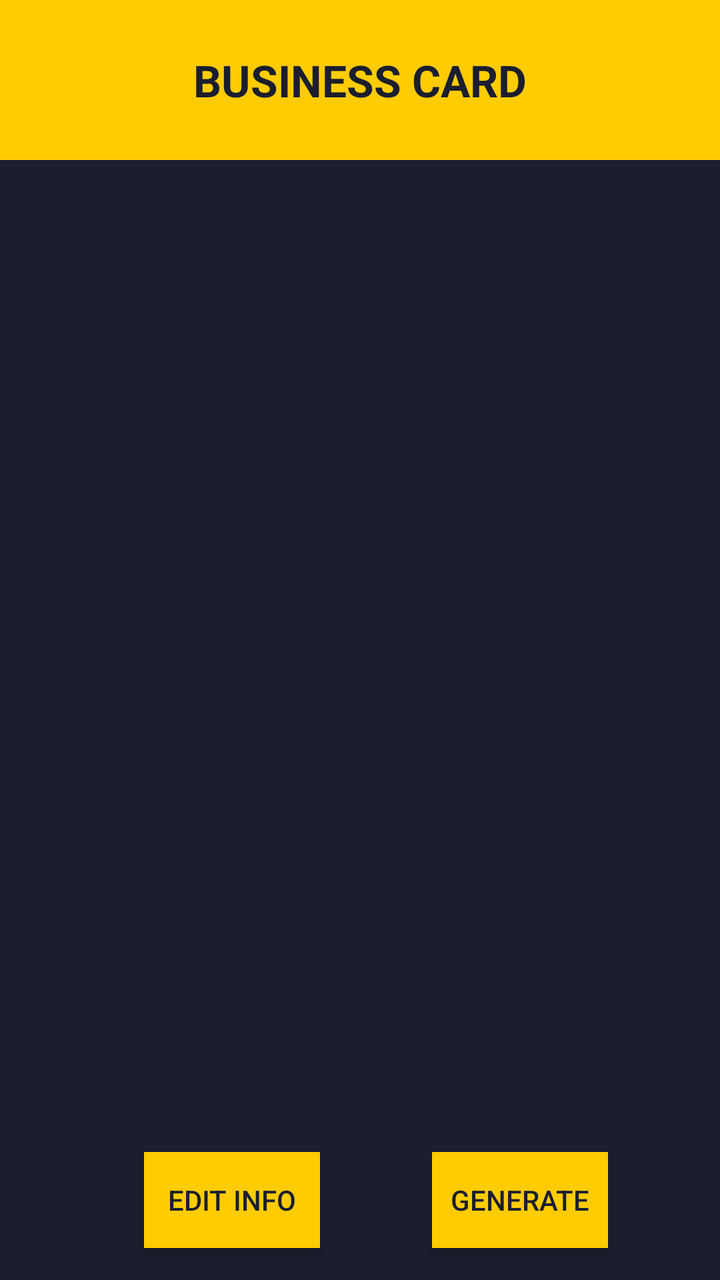
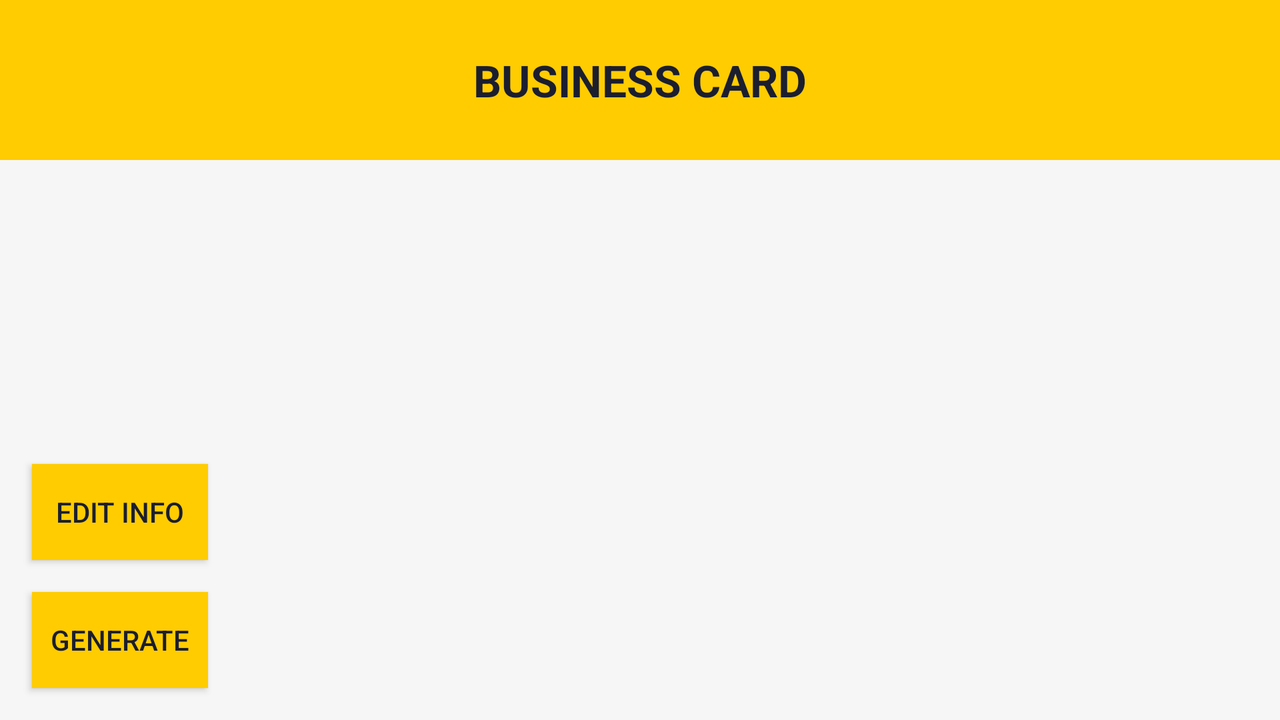

Compare how this app lays out the same screen by default and in its alternative resource folder. The renders come first, then the two layout files and the values they reference.
<!-- AndroidManifest.xml: application theme AppTheme -->
<!-- res/layout/activity_business_card.xml -->
<?xml version="1.0" encoding="utf-8"?>
<androidx.constraintlayout.widget.ConstraintLayout xmlns:android="http://schemas.android.com/apk/res/android"
    android:layout_width="match_parent"
    android:layout_height="match_parent"
    android:background="#1b1e2f"
    xmlns:app="http://schemas.android.com/apk/res-auto">

    <TextView
        android:id="@+id/rudimentHeading"
        android:textAppearance="@style/TextAppearance.AppCompat.Large"
        android:layout_width="0dp"
        android:layout_height="80dp"
        android:layout_marginBottom="16dp"
        android:gravity="center"
        android:textColor="#1b1e2f"
        android:background="#ffcc01"
        android:text="@string/bCard"
        android:textAlignment="center"
        android:textAllCaps="true"
        android:textStyle="bold"
        app:layout_constraintEnd_toEndOf="parent"
        app:layout_constraintHorizontal_bias="0.0"
        app:layout_constraintStart_toStartOf="parent"
        app:layout_constraintTop_toTopOf="parent"
        app:layout_constraintVertical_bias="1.0" />

    <Button
        android:id="@+id/bCardEditBtn"
        android:layout_width="wrap_content"
        android:layout_height="wrap_content"
        android:layout_marginStart="16dp"
        android:layout_marginLeft="16dp"
        android:layout_marginBottom="16dp"
        android:textColor="#1b1e2f"
        android:background="#ffcc01"
        android:text="@string/edit_info"
        app:layout_constraintBottom_toBottomOf="parent"
        app:layout_constraintStart_toStartOf="parent"
        app:layout_constraintEnd_toStartOf="@id/bCardGenerateBtn"
        />

    <Button
        android:id="@+id/bCardGenerateBtn"
        android:layout_width="wrap_content"
        android:layout_height="wrap_content"
        android:layout_marginBottom="16dp"
        android:textColor="#1b1e2f"
        android:background="#ffcc01"
        android:text="@string/generate"
        app:layout_constraintBottom_toBottomOf="parent"
        app:layout_constraintEnd_toEndOf="parent"
        app:layout_constraintStart_toEndOf="@id/bCardEditBtn"
        />

    <ImageView
        android:id="@+id/personalQR"
        android:layout_width="0dp"
        android:layout_height="0dp"
        android:layout_marginStart="16dp"
        android:layout_marginLeft="16dp"
        android:layout_marginTop="16dp"
        android:layout_marginEnd="16dp"
        android:layout_marginRight="16dp"
        android:layout_marginBottom="16dp"
        app:layout_constraintBottom_toTopOf="@+id/bCardGenerateBtn"
        app:layout_constraintEnd_toEndOf="parent"
        app:layout_constraintStart_toStartOf="parent"
        app:layout_constraintTop_toBottomOf="@+id/rudimentHeading"
        app:srcCompat="@drawable/ic_launcher_foreground" />

</androidx.constraintlayout.widget.ConstraintLayout>
<!-- resources referenced by this layout -->
<resources>
  <string name="bCard">Business Card</string>
  <string name="edit_info">Edit Info</string>
  <string name="generate">Generate</string>
  <style name="AppTheme" parent="Theme.AppCompat.Light.DarkActionBar">
          
          <item name="colorPrimary">#1b1e2f</item>
          <item name="colorPrimaryDark">@color/colorPrimaryDark</item>
          <item name="colorAccent">@color/colorAccent</item>
          <item name="colorBackground">#f6f6f6</item>
          <item name="colorButton">#ffcc01</item>
          <item name="colorHeader">#ffcc01</item>
          <item name="colorText">#1b1e2f</item>
          <item name="colorLightText">#1b1e2f</item>
      </style>
</resources>
<!-- res/layout-land/activity_business_card.xml (the repository's variant of the layout above) -->
<!-- drawn on the phone turned sideways -->
<?xml version="1.0" encoding="utf-8"?>
<androidx.constraintlayout.widget.ConstraintLayout xmlns:android="http://schemas.android.com/apk/res/android"
    xmlns:tools="http://schemas.android.com/tools"
    android:layout_width="match_parent"
    android:layout_height="match_parent"
    android:background="?attr/colorBackground"
    xmlns:app="http://schemas.android.com/apk/res-auto">

    <TextView
        android:id="@+id/rudimentHeading"
        android:textAppearance="@style/TextAppearance.AppCompat.Large"
        android:layout_width="0dp"
        android:layout_height="80dp"
        android:layout_marginBottom="16dp"
        android:gravity="center"
        android:textColor="?attr/colorText"
        android:background="?attr/colorHeader"
        android:text="@string/bCard"
        android:textAlignment="center"
        android:textAllCaps="true"
        android:textStyle="bold"
        app:layout_constraintEnd_toEndOf="parent"
        app:layout_constraintHorizontal_bias="0.0"
        app:layout_constraintStart_toStartOf="parent"
        app:layout_constraintTop_toTopOf="parent"
        app:layout_constraintVertical_bias="1.0" />

    <Button
        android:id="@+id/bCardEditBtn"
        android:layout_width="88dp"
        android:layout_height="wrap_content"
        android:layout_marginStart="16dp"
        android:layout_marginLeft="16dp"
        android:layout_marginBottom="16dp"
        android:background="?attr/colorButton"
        android:text="@string/edit_info"
        android:textColor="?attr/colorText"
        app:layout_constraintBottom_toTopOf="@+id/bCardGenerateBtn"
        app:layout_constraintStart_toStartOf="parent" />

    <Button
        android:id="@+id/bCardGenerateBtn"
        android:layout_width="wrap_content"
        android:layout_height="wrap_content"
        android:layout_marginStart="16dp"
        android:layout_marginLeft="16dp"
        android:layout_marginBottom="16dp"
        android:background="?attr/colorButton"
        android:text="@string/generate"
        android:textColor="?attr/colorText"
        app:layout_constraintBottom_toBottomOf="parent"
        app:layout_constraintStart_toStartOf="parent" />

    <ImageView
        android:id="@+id/businessQR"
        android:layout_width="0dp"
        android:layout_height="0dp"
        android:layout_marginStart="16dp"
        android:layout_marginLeft="16dp"
        android:layout_marginTop="16dp"
        android:layout_marginEnd="16dp"
        android:layout_marginRight="16dp"
        android:layout_marginBottom="16dp"
        android:contentDescription="@string/qr_description"
        app:layout_constraintBottom_toBottomOf="parent"
        app:layout_constraintEnd_toEndOf="parent"
        app:layout_constraintStart_toEndOf="@+id/bCardEditBtn"
        app:layout_constraintTop_toBottomOf="@+id/rudimentHeading" />

</androidx.constraintlayout.widget.ConstraintLayout>
<!-- resources referenced by the variant -->
<!-- as the phone turned sideways resolves them -->
<resources>
  <string name="bCard">Business Card</string>
  <string name="edit_info">Edit Info</string>
  <string name="generate">Generate</string>
  <string name="qr_description">Image view to hold QR code</string>
  <style name="AppTheme" parent="Theme.AppCompat.Light.DarkActionBar">
          
          <item name="colorPrimary">#1b1e2f</item>
          <item name="colorPrimaryDark">@color/colorPrimaryDark</item>
          <item name="colorAccent">@color/colorAccent</item>
          <item name="colorBackground">#f6f6f6</item>
          <item name="colorButton">#ffcc01</item>
          <item name="colorHeader">#ffcc01</item>
          <item name="colorText">#1b1e2f</item>
          <item name="colorLightText">#1b1e2f</item>
      </style>
</resources>
